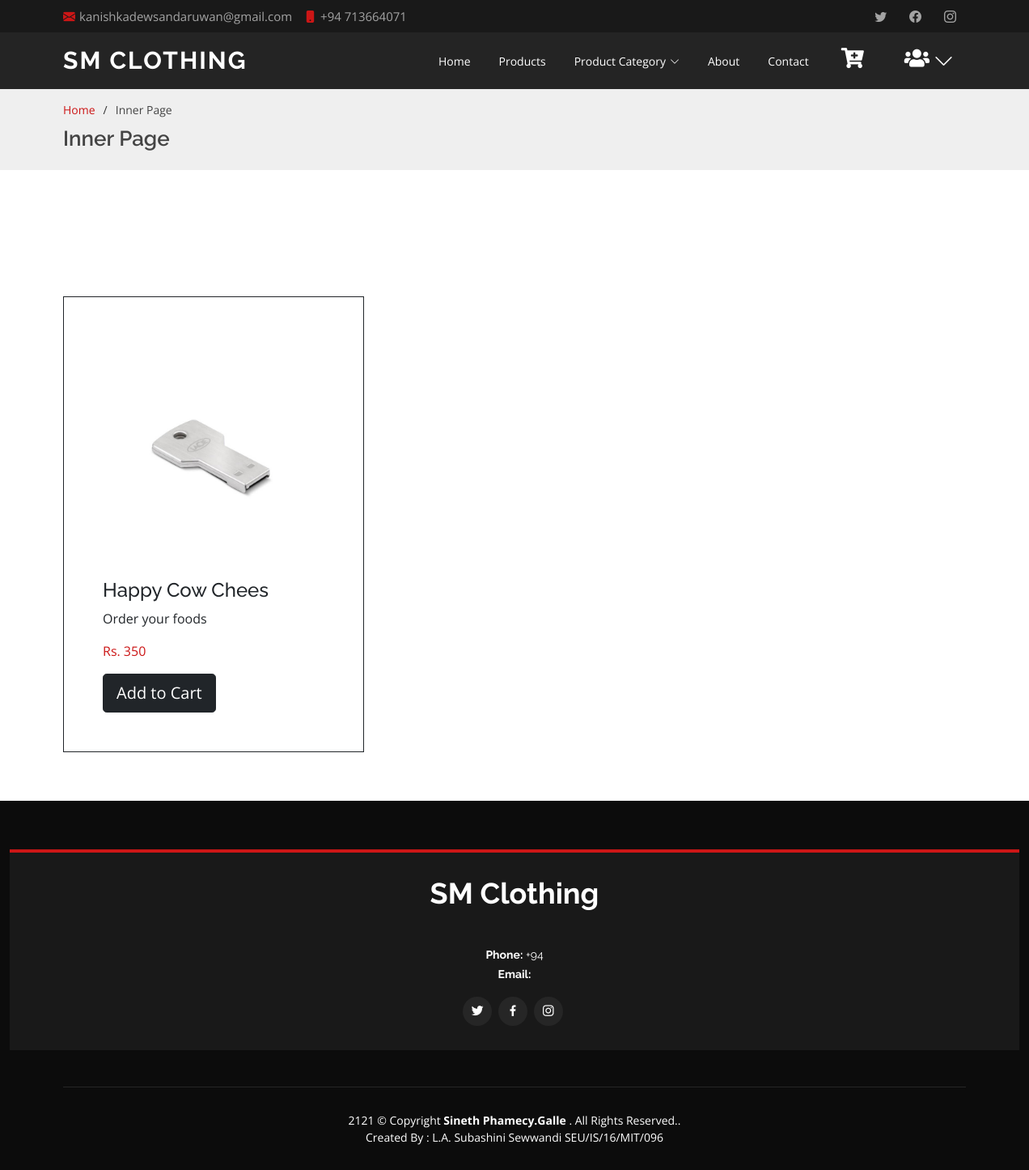
Screenshot of /inner-page.php with the database file from the repository.
### tables this page shows
CREATE TABLE `about` (
  `image` varchar(255) NOT NULL,
  `title` varchar(255) NOT NULL,
  `description` varchar(255) NOT NULL,
  `email` varchar(255) NOT NULL,
  `phone` int(11) NOT NULL,
  `address` varchar(255) NOT NULL,
  `facebook` varchar(255) NOT NULL,
  `twiter` varchar(255) NOT NULL,
  `instragram` varchar(255) NOT NULL
);

CREATE TABLE `product` (
  `product_id` int(11) NOT NULL,
  `cat_id` int(255) NOT NULL,
  `product_name` varchar(255) NOT NULL,
  `description` varchar(255) NOT NULL,
  `price` int(255) NOT NULL,
  `qnt` int(255) NOT NULL,
  `image` varchar(255) NOT NULL,
  `trndate` datetime NOT NULL,
  `available` varchar(255) NOT NULL
);

### inner-page.php (the view, shortened to what this page needs)
<?php require_once "home_head.php"; ?>
  <main id="main">
    <section id="breadcrumbs" class="breadcrumbs">
      <div class="container">
        <ol>
          <li><a href="index.html">Home</a></li>
          <li>Inner Page</li>
        </ol>
        <h2>Inner Page</h2>
      </div>
    </section>
    <section class="inner-page">
      <div class="container">
        <?php
                    if (isset($_REQUEST['cat_id'])) {
                        $id = $_REQUEST['cat_id'];
                      $prodcat="SELECT * FROM category where cat_id = '$id'";
                      $query2 = mysqli_query($con,$prodcat);
                      $counts = 0;
                      while ($row2 = mysqli_fetch_assoc($query2)) {
                        $id = $row2['cat_id'];
                        $food1="SELECT * FROM product where cat_id='".$id."'";
                        $query3 = mysqli_query($con,$food1);
                        if (mysqli_fetch_assoc($query3)) {
                        ?>
                      <div class="gallery-box mt-5">
                        <div class="container-fluid">
                          <div class="row">
                            <div class="col-lg-12">
                                <h2 style="font-size: 50px; text-align: left; color: black; text-transform: uppercase; font-weight: bold;"><?php echo $row2['cat_name']; ?></h2>
                                <hr>
                            </div>
                          </div>
                          <div class="tz-gallery">
                            <div class="row">
                              <?php
                                $food="SELECT * FROM product where cat_id='".$id."'";
                                $query1 = mysqli_query($con,$food);
                                $count = 0;
                                while ($row3 = mysqli_fetch_assoc($query1)) {
                                $productimage = $row3['image'];
                                $productimage_src = "upload/product/".$productimage;
                                if ($row3['available'] == "Yes") {
                                if ($count < 6) {
                                  ?>
                                  <div class="col-sm-12 col-md-4 col-lg-4 mt-5">
                                <a class="lightbox">
                                  <img style="width: 100%; height: 300px" class="img-fluid" src="<?php echo $productimage_src; ?>"  alt="Gallery Images">
                                  <h4><?php echo $row3['product_name']; ?></h4>
                                  <p class="item-price"><?php echo $row3['description']; ?></p>
                                  <p class="item-price">Rs. <?php echo $row3['price']; ?></p>
                                  <a href="addtocat.php?product_id=<?php echo $row3['product_id']; ?>" class="btn btn-primary">Add to Cart</a>
                                </a>
                              </div>
                              <?php  }else{ ?>
                                <div class="row">
                                  <div class="col-md-12 ml-5 mt-5">
                                    <a class="" href="more.php"><h1>More food .... Go to Menu</h1></a>
                                  </div>
                                </div>
                                <?php }  $count++; } } ?>
                            </div>
                          </div>
                        </div>
                      </div>
                    <?php } $counts++; }  ?>
                 <?php }elseif (isset($_REQUEST['product_id'])) {
                    $id = $_REQUEST['product_id'];
                        $product1="SELECT * FROM product where product_id='".$id."'";
                        $query3 = mysqli_query($con,$product1);
                        if (mysqli_fetch_assoc($query3)) {
                        ?>
                      <div class="gallery-box mt-5">
                        <div class="container-fluid">
                          <div class="tz-gallery">
                            <div class="row">
                              <?php
                                $food="SELECT * FROM product where product_id='".$id."'";
                                $query1 = mysqli_query($con,$food);
                                $count = 0;
                                while ($row3 = mysqli_fetch_assoc($query1)) {
                                $foodimage = $row3['image'];
                                $foodimage_src = "upload/product/".$foodimage;
                                if ($row3['available'] == "Yes") { ?>
                                  <div class="col-sm-12 col-md-4 col-lg-4 mt-5 border border-dark p-5">
                                <a class="lightbox">
                                  <img style="width: 100%; height: 300px" class="img-fluid" src="<?php echo $foodimage_src; ?>"  alt="Gallery Images">
                                  <h4 class="text-dark"><?php echo $row3['product_name']; ?></h4>
                                  <p class="item-price text-dark"><?php echo $row3['description']; ?></p>
                                  <p class="item-price">Rs. <?php echo $row3['price']; ?></p>
                                  <a href="addtocat.php?product_id=<?php echo $row3['product_id']; ?>" class="btn btn-lg btn-dark">Add to Cart</a>
                                </a>
                              </div>
                                <?php $count++; } } ?>
                            </div>
                          </div>
                        </div>
                      </div>
                    <?php }else{ ?>
                      <h1>No Any Product Available</h1>
                    <?php }  }else{
                      $product1="SELECT * FROM product";
                        $query3 = mysqli_query($con,$product1);
                        if (mysqli_fetch_assoc($query3)) {
                        ?>
                      <div class="gallery-box mt-5">
                        <div class="container-fluid">
                          <div class="tz-gallery">
                            <div class="row">
                              <?php
                                $food="SELECT * FROM product ";
                                $query1 = mysqli_query($con,$food);
                                $count = 0;
                                while ($row3 = mysqli_fetch_assoc($query1)) {
                                $foodimage = $row3['image'];
                                $foodimage_src = "upload/product/".$foodimage;
                                if ($row3['available'] == "Yes") { ?>
                                  <div class="col-sm-12 col-md-4 col-lg-4 mt-5 border border-dark p-5">
                                <a class="lightbox">
                                  <img style="width: 100%; height: 300px" class="img-fluid" src="<?php echo $foodimage_src; ?>"  alt="Gallery Images">
                                  <h4 class="text-dark"><?php echo $row3['product_name']; ?></h4>
                                  <p class="item-price text-dark"><?php echo $row3['description']; ?></p>
                                  <p class="item-price">Rs. <?php echo $row3['price']; ?></p>
                                  <a href="addtocat.php?product_id=<?php echo $row3['product_id']; ?>" class="btn btn-lg btn-dark">Add to Cart</a>
                                </a>
                              </div>
                                <?php $count++; } } ?>
                            </div>
                          </div>
                        </div>
                      </div>
                    <?php } } ?>
      </div>
    </section>
  </main>
  <footer id="footer">
    <div class="footer-top">
      <div class="container-fluid">
        <div class="row">
          <div class="col-lg-12 col-md-6">
            <div class="footer-info">
              <h3>SM Clothing</h3>
              <p><?php echo $row['address']; ?><br>
                <strong>Phone:</strong> +94 <?php echo $row['phone']; ?><br>
                <strong>Email:</strong> <?php echo $row['email']; ?><br>
              </p>
              <div class="social-links mt-3">
                <a href="<?php echo $row['facebook']; ?>" class="twitter"><i class="bx bxl-twitter"></i></a>
                <a href="<?php echo $row['twiter']; ?>" class="facebook"><i class="bx bxl-facebook"></i></a>
                <a href="<?php echo $row['instragram']; ?>" class="instagram"><i class="bx bxl-instagram"></i></a>
              </div>
            </div>
          </div>
        </div>
      </div>
    </div>
    <div class="container">
      <div class="copyright">
        2121 &copy; Copyright <strong><span>Sineth Phamecy.Galle </span></strong>. All Rights Reserved.. <br> Created By : L.A. Subashini Sewwandi SEU/IS/16/MIT/096
      </div>
    </div>
  </footer>
</body>
</html>

### home_head.php (shortened to what this page needs)
<?php require_once 'connection.php';
?>
<!DOCTYPE html>
<html lang="en">
<head>
  <link rel="stylesheet" href="https://pro.fontawesome.com/releases/v5.10.0/css/all.css"/>
    <link href="https://cdn.jsdelivr.net/npm/summernote@0.8.18/dist/summernote-lite.min.css" rel="stylesheet">
        <link rel="stylesheet" href="https://pro.fontawesome.com/releases/v5.10.0/css/all.css"/>
        <link rel="stylesheet" href="https://cdn.jsdelivr.net/npm/bootstrap@4.6.0/dist/css/bootstrap.min.css">
        <link href="https://cdn.jsdelivr.net/npm/bootstrap@5.0.0-beta3/dist/css/bootstrap.min.css" rel="stylesheet">
  <link href="assets/vendor/aos/aos.css" rel="stylesheet">
  <link href="assets/vendor/bootstrap/css/bootstrap.min.css" rel="stylesheet">
  <link href="assets/vendor/bootstrap-icons/bootstrap-icons.css" rel="stylesheet">
  <link href="assets/vendor/boxicons/css/boxicons.min.css" rel="stylesheet">
  <link href="assets/vendor/glightbox/css/glightbox.min.css" rel="stylesheet">
  <link href="assets/vendor/swiper/swiper-bundle.min.css" rel="stylesheet">
  <link href="assets/css/style.css" rel="stylesheet">
</head>
<body>
  <?php $viewquery = "SELECT * FROM about";
    $viewresult = mysqli_query($con,$viewquery);
    $row = mysqli_fetch_assoc($viewresult); ?>
  <section id="topbar" class="d-flex align-items-center">
    <div class="container d-flex justify-content-center justify-content-md-between">
      <div class="contact-info d-flex align-items-center">
        <i class="bi bi-envelope-fill"></i><a href="mailto:contact@example.com"><?php echo $row['email']; ?></a>
        <i class="bi bi-phone-fill phone-icon"></i> +94 <?php echo $row['phone']; ?>
      </div>
      <div class="social-links d-none d-md-block">
        <?php if (isset($row['facebook'])) {?>
        <a href="<?php echo $row['facebook']; ?>" class="twitter"><i class="bi bi-twitter"></i></a>
        <?php } ?>
        <?php if (isset($row['twiter'])) {?>
        <a href="<?php echo $row['twiter']; ?>" class="facebook"><i class="bi bi-facebook"></i></a>
        <?php } ?>
        <?php if (isset($row['instragram'])) {?>
        <a href="<?php echo $row['instragram']; ?>" class="instagram"><i class="bi bi-instagram"></i></a>
        <?php } ?>
      </div>
    </div>
  </section>
  <header id="header" class="d-flex align-items-center">
    <div class="container d-flex align-items-center justify-content-between">
      <h1 class="logo"><a href="index.php">SM Clothing</a></h1>
      <nav id="navbar" class="navbar">
        <ul>
          <li><a class="nav-link scrollto" href="index.php">Home</a></li>
          <li><a class="nav-link scrollto" href="#product">Products</a></li>
          <li class="dropdown"><a href="#"><span>Product Category</span> <i class="bi bi-chevron-down"></i></a>
              <?php
                  $query = "SELECT * FROM category";
                  $result = mysqli_query($con,$query);
                  while ($row = mysqli_fetch_assoc($result)) {
                    $get = $row['cat_name'];
                    $id = $row['cat_id'];
                    $bood="SELECT * FROM product where cat_id='".$id."'";
                $query1 = mysqli_query($con,$bood);
                if (mysqli_num_rows($query1) > 0) { ?>
              <li class="dropdown"><a href="more.php?cat_id=<?php echo $row['cat_id']; ?>"><span><?php echo $row['cat_name']; ?></span> <i class="bi bi-chevron-right"></i></a>
                <ul>
                    <?php
                      $product="SELECT * FROM product where cat_id='".$id."'";
                      $query2 = mysqli_query($con,$product);
                        while ($row1 = mysqli_fetch_assoc($query2)) { ?>
                    <li><a href="more.php?product_id=<?php echo $row1['product_id']; ?>"><?php echo $row1['product_name']; ?></a></li>
                  <?php } ?>
                </ul>
              </li>
                <?php } }  ?>
          </li>
          <li><a class="nav-link scrollto" href="#about">About</a></li>
          <li><a class="nav-link scrollto" href="#contact">Contact</a></li>
          <li class="dropdown"><a href="cart.php"><span><i style="font-size: 25px;  padding-right: 10px" class="fas fa-cart-plus"></i></span></i></a>
          <li class="dropdown"><a href="#"><span><i style="font-size: 25px;" class="fas fa-users"></i></span> <i style="font-size: 25px" class="bi bi-chevron-down"></i></a>
          </li>
        </ul>
      </nav>
    </div>
  </header>

### assets/css/style.css (style rules this page uses)
body { font-family: "Open Sans", sans-serif; color: #444444; }
a { color: #cc1616; text-decoration: none; }
h1, h2, h3, h4, h5, h6 { font-family: "Raleway", sans-serif; }
#topbar { background: #191919; font-size: 15px; height: 40px; padding: 0; color: rgba(255, 255, 255, 0.6); }
#topbar .contact-info a { line-height: 0; color: rgba(255, 255, 255, 0.6); transition: 0.3s; }
#topbar .contact-info i { color: #cc1616; line-height: 0; margin-right: 5px; }
#topbar .contact-info .phone-icon { margin-left: 15px; }
#topbar .social-links a { color: rgba(255, 255, 255, 0.6); padding: 4px 12px; display: inline-block; line-height: 1px; transition: 0.3s; }
#header { background: rgba(25, 25, 25, 0.95); transition: all 0.5s; z-index: 997; height: 70px; }
#header .logo { font-size: 30px; margin: 0; padding: 0; line-height: 1; font-weight: 700; letter-spacing: 2px; text-transform: uppercase; }
#header .logo a { color: #fff; }
.navbar { padding: 0; }
.navbar ul { margin: 0; padding: 0; display: flex; list-style: none; align-items: center; }
.navbar li { position: relative; }
.navbar > ul > li { margin-left: 5px; }
.navbar a { display: flex; align-items: center; justify-content: space-between; padding: 25px 15px 24px 15px; font-size: 14px; color: #fff; white-space: nowrap; transition: 0.3s; }
.navbar a i { font-size: 12px; line-height: 0; margin-left: 5px; }
section { padding: 60px 0; overflow: hidden; }
.breadcrumbs { padding: 15px 0; background: #efefef; }
.breadcrumbs h2 { font-size: 26px; font-weight: 600; }
.breadcrumbs ol { display: flex; flex-wrap: wrap; list-style: none; padding: 0 0 10px 0; margin: 0; font-size: 14px; }
.breadcrumbs ol li + li { padding-left: 10px; }
.breadcrumbs ol li + li::before { display: inline-block; padding-right: 10px; color: #333333; content: "/"; }
#footer { background: #0c0c0c; padding: 0 0 30px 0; color: #fff; font-size: 14px; }
#footer .footer-top { padding: 60px 0 30px 0; }
#footer .footer-top .footer-info { margin-bottom: 15px; background: #191919; color: #fff; border-top: 4px solid #cc1616; text-align: center; padding: 30px 20px; }
#footer .footer-top .footer-info h3 { font-size: 36px; margin: 0 0 20px 0; padding: 2px 0 2px 0; line-height: 1; font-weight: 700; }
#footer .footer-top .footer-info p { font-size: 14px; line-height: 24px; margin-bottom: 0; font-family: "Raleway", sans-serif; }
#footer .footer-top .social-links a { font-size: 18px; display: inline-block; background: #262626; color: #fff; line-height: 1; padding: 8px 0; margin-right: 4px; border-radius: 50%; text-align: center; width: 36px; height: 36px; transition: 0.3s; }
#footer .copyright { border-top: 1px solid #262626; text-align: center; padding-top: 30px; }

### rows the page displays
about: email "kanishkadewsandaruwan@gmail.com", phone "713664071"
product: image (picture), product_name "Happy Cow Chees", description "Order your foods", price "350"
